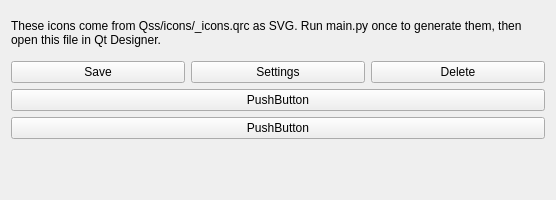
<?xml version="1.0" encoding="UTF-8"?>
<ui version="4.0">
 <class>DesignerSvgTest</class>
 <widget class="QWidget" name="DesignerSvgTest">
  <property name="geometry">
   <rect>
    <x>0</x>
    <y>0</y>
    <width>556</width>
    <height>200</height>
   </rect>
  </property>
  <property name="windowTitle">
   <string>Designer SVG icon test</string>
  </property>
  <layout class="QVBoxLayout" name="verticalLayout">
   <item>
    <widget class="QLabel" name="infoLabel">
     <property name="text">
      <string>These icons come from Qss/icons/_icons.qrc as SVG. Run main.py once to generate them, then open this file in Qt Designer.</string>
     </property>
     <property name="wordWrap">
      <bool>true</bool>
     </property>
    </widget>
   </item>
   <item>
    <layout class="QHBoxLayout" name="buttonRow">
     <item>
      <widget class="QPushButton" name="saveBtn">
       <property name="text">
        <string>Save</string>
       </property>
       <property name="icon">
        <iconset resource="../Qss/icons/_icons.qrc">
         <normaloff>:/feather/icons/feather/save.svg</normaloff>:/feather/icons/feather/save.svg</iconset>
       </property>
      </widget>
     </item>
     <item>
      <widget class="QPushButton" name="settingsBtn">
       <property name="text">
        <string>Settings</string>
       </property>
       <property name="icon">
        <iconset resource="../Qss/icons/_icons.qrc">
         <normaloff>:/feather/icons/feather/settings.svg</normaloff>:/feather/icons/feather/settings.svg</iconset>
       </property>
      </widget>
     </item>
     <item>
      <widget class="QPushButton" name="deleteBtn">
       <property name="text">
        <string>Delete</string>
       </property>
       <property name="icon">
        <iconset resource="../Qss/icons/_icons.qrc">
         <normaloff>:/feather/icons/feather/trash-2.svg</normaloff>:/feather/icons/feather/trash-2.svg</iconset>
       </property>
      </widget>
     </item>
    </layout>
   </item>
   <item>
    <widget class="QPushButton" name="pushButton">
     <property name="text">
      <string>PushButton</string>
     </property>
     <property name="icon">
      <iconset resource="../Qss/icons/_icons.qrc">
       <normaloff>:/font_awesome_solid/icons/font_awesome/solid/hand-pointer.svg</normaloff>:/font_awesome_solid/icons/font_awesome/solid/hand-pointer.svg</iconset>
     </property>
    </widget>
   </item>
   <item>
    <widget class="QPushButton" name="pushButton_2">
     <property name="text">
      <string>PushButton</string>
     </property>
     <property name="icon">
      <iconset resource="../Qss/icons/_icons.qrc">
       <normaloff>:/material_design/icons/material_design/blur_on.svg</normaloff>:/material_design/icons/material_design/blur_on.svg</iconset>
     </property>
    </widget>
   </item>
   <item>
    <widget class="QLabel" name="pixmapLabel">
     <property name="pixmap">
      <pixmap resource="../Qss/icons/_icons.qrc">:/feather/icons/feather/award.svg</pixmap>
     </property>
    </widget>
   </item>
  </layout>
 </widget>
 <resources>
  <include location="../Qss/icons/_icons.qrc"/>
 </resources>
 <connections/>
</ui>
